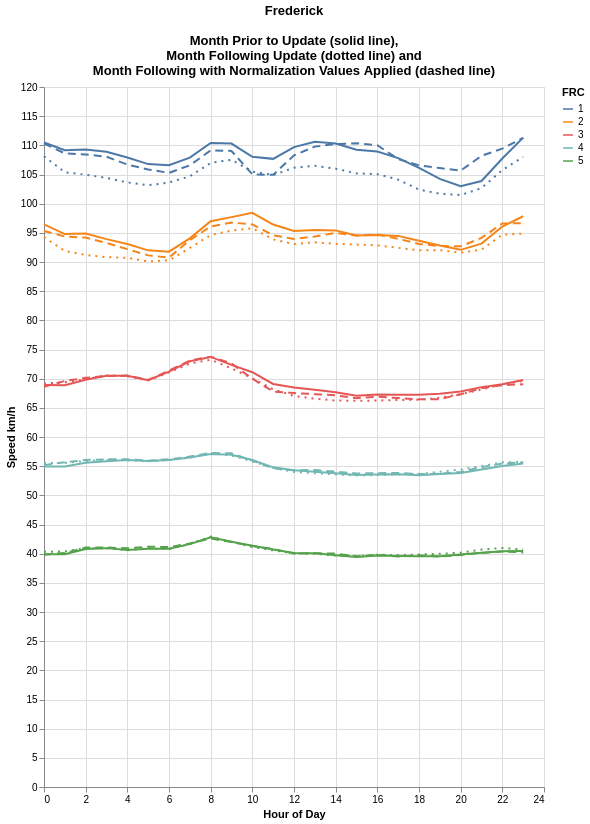

Here is the notebook cell this chart was saved with:
### Code cell
alt.data_transformers.disable_max_rows()

mix_line_pre = alt.Chart(city_data_av_merge_23_group).mark_line().encode(
                x = 'hod',
                y = 'avg_speed_pre:Q',
                color='FRC:N',
            )

mix_line_post = alt.Chart(city_data_av_merge_23_group).mark_line(strokeDash=[2,5]).encode(
                x = 'hod',
                y = 'avg_speed_post:Q',
                color='FRC:N',
            )

mix_line_adj = alt.Chart(city_data_av_merge_23_group).mark_line(strokeDash=[8,5], thickness = 100).encode(
                x = alt.X('hod', title = 'Hour of Day'),
                y = alt.Y('avg_speed_adj_total:Q', title = 'Speed km/h'),
                color='FRC:N',
            )

(mix_line_pre + mix_line_post + mix_line_adj).properties(height = 700, width = 500, 
                                                                      title = [city_name, \
                                                                               '', \
                                                        'Month Prior to Update (solid line),', \
                                                        'Month Following Update (dotted line) and', \
                                                        'Month Following with Normalization Values Applied (dashed line)']
                                                        )
